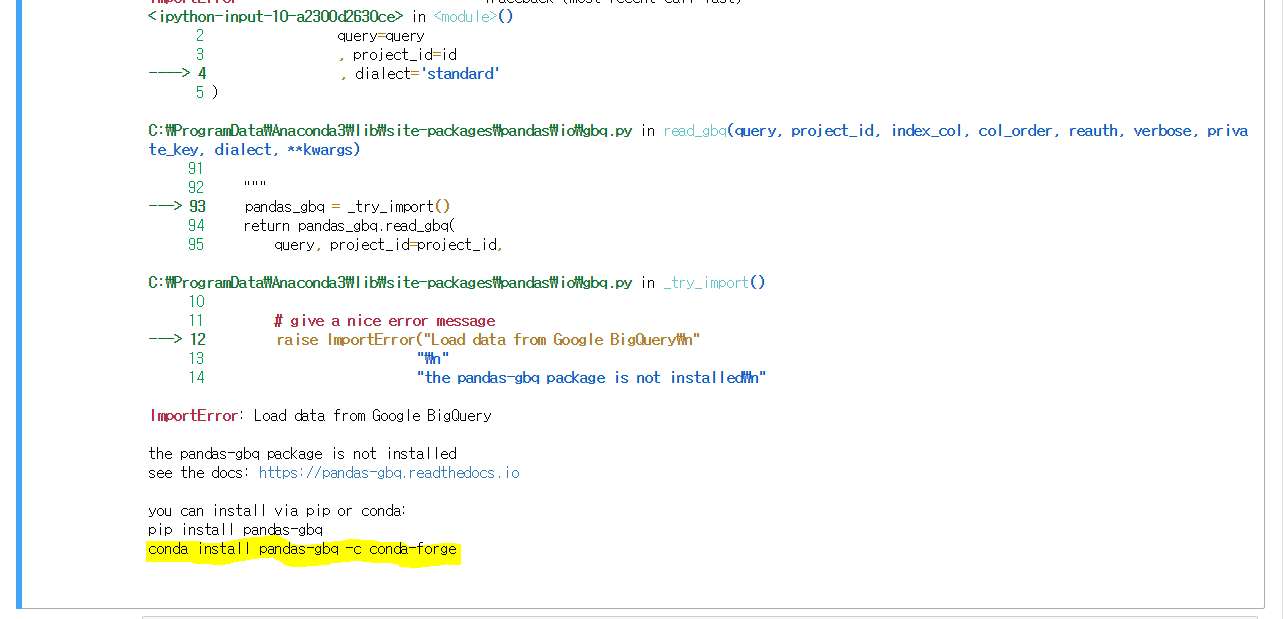
#> input picture Proejct01_Bigquery IO and Drawing Data on Map/img/gbq_error.PNG, 1283 x 619 px
$ jupyter execute --allow-errors 'Extracting Data throughout BigQuery and Plotting Data on Map.ipynb'
#> lines starting #> are read from the running program, lines starting #| are printed output that depends on the picture
[cell 1]
import json
import urllib
# import urllib2
import pandas as pd
import numpy as np

import matplotlib.pyplot as plt
import matplotlib.cm
import matplotlib.image as mpimg
import seaborn as sns

# from mpl_toolkits.basemap import Basemap

from matplotlib.patches import Polygon
from matplotlib.collections import PatchCollection
from matplotlib.colors import Normalize

# _☞ Go to the [bigquery.cloud.google.com/project/rgpkorea-datalake](https://bigquery.cloud.google.com/project/rgpkorea-datalake)_

#> (a cell that did not finish here is left out)

#  1. SQL  - Intro

* SQL stands for Structured Query Language
* SQL Statement:

    __SELECT__  * __FROM__ table_name;

* Example:

  __SELECT__

    res.id AS restaurant_id              (COLUMN NAME)

    , res.name AS restaurant_name        (COLUMN NAME)

    , add.lat AS latitude                (COLUMN NAME)

    , add.lng AS longitude               (COLUMN NAME)

  --   , dis.id AS district_id

  --   , dis.name AS district_name

  --   , city.name AS city_name

  __FROM__ `rgpkorea-datalake.ods_yogyo.restaurant_restaurant` res   __<-- TABLE NAME__

  __LEFT OUTER JOIN__ `rgpkorea-datalake.ods_yogyo.restaurant_restaurantaddress` add on res.address_id = add.id

  LEFT OUTER JOIN `rgpkorea-datalake.ods_yogyo.geo_zipcode` zip on add.zip_code_id = zip.id

  -- LEFT OUTER JOIN `rgpkorea-datalake.ods_yogyo.geo_district_zipcodes` diszip on diszip.zipcode_id = zip.id

  -- LEFT OUTER JOIN `rgpkorea-datalake.ods_yogyo.geo_district` dis on dis.id = diszip.district_id

  LEFT OUTER JOIN `rgpkorea-datalake.ods_yogyo.geo_city` city on zip.city_id = city.id

  __WHERE__ 1=1                             __<-- CONDITION__

    AND res.is_test_restaurant IS FALSE
    AND zip.code <> '000000'
    AND add.lat IS NOT NULL
    AND add.lat <> 0.0

 __ORDER BY__ res.id ASC

__SELECT__

    cart_order.restaurant_id

    , res.latitude AS lat_of_restaurant

    , res.longitude AS lng_of_restaurant

    , COUNT(DISTINCT cart_order.id) AS num_of_orders

__FROM__ `rgpkorea-datalake.ods_yogyo.x_cart_order_by_submitted_20170120` cart_order

__LEFT OUTER JOIN__ `rgpkorea-datalake.dw3.dim_order_resultkey_details_status_ygy` dim_result on cart_order.result_key = dim_result.result_key

LEFT OUTER JOIN `rgpkorea-datalake.ods_yogyo.restaurant_restaurant` dim_restaurant on cart_order.restaurant_id = dim_restaurant.id

LEFT OUTER JOIN `rgpkorea-datalake.ods_yogyo.restaurant_restaurantaddress` add on dim_restaurant.address_id = add.id

__WHERE__ 1=1

    AND dim_result.order_result = 'success'

    AND dim_restaurant.is_test_restaurant IS FALSE

    AND cart_order.created_in_mode!='phone'

    AND city_name LIKE '%서울%'

__GROUP BY__ 1,2,3

__ORDER BY__ 1

#> (a cell that did not finish here is left out)

# 2. SQL쿼리를 통해 BigQuery에서 데이터 가져오기

__pandas.read_gbq()__ [[레퍼런스 문서 바로가기](http://pandas.pydata.org/pandas-docs/stable/generated/pandas.read_gbq.html)]

pandas.read_gbq(query, project_id=None, index_col=None, col_order=None, reauth=False, verbose=True, private_key=None, dialect='legacy', **kwargs)

## - SQL 쿼리 작성하여 넣기

[cell 4]
statement01 = '''
WITH restaurant_location AS (
  SELECT
    res.id AS restaurant_id
    , res.name AS restaurant_name
    , add.lat AS latitude
    , add.lng AS longitude
  --   , dis.id AS district_id
  --   , dis.name AS district_name
    , city.name AS city_name
  FROM `rgpkorea-datalake.ods_yogyo.restaurant_restaurant` res
  LEFT OUTER JOIN `rgpkorea-datalake.ods_yogyo.restaurant_restaurantaddress` add on res.address_id = add.id
  LEFT OUTER JOIN `rgpkorea-datalake.ods_yogyo.geo_zipcode` zip on add.zip_code_id = zip.id
  -- LEFT OUTER JOIN `rgpkorea-datalake.ods_yogyo.geo_district_zipcodes` diszip on diszip.zipcode_id = zip.id
  -- LEFT OUTER JOIN `rgpkorea-datalake.ods_yogyo.geo_district` dis on dis.id = diszip.district_id
  LEFT OUTER JOIN `rgpkorea-datalake.ods_yogyo.geo_city` city on zip.city_id = city.id
  WHERE 1=1
    AND res.is_test_restaurant IS FALSE
    AND zip.code <> '000000'
    AND add.lat IS NOT NULL
    AND add.lat <> 0.0
)

  SELECT
    cart_order.restaurant_id
    , res.latitude AS lat_of_restaurant
    , res.longitude AS lng_of_restaurant
    , COUNT(DISTINCT cart_order.id) AS num_of_orders
  FROM `rgpkorea-datalake.ods_yogyo.x_cart_order_by_submitted_20170120` cart_order
  LEFT OUTER JOIN `rgpkorea-datalake.dw3.dim_order_resultkey_details_status_ygy` dim_result on cart_order.result_key = dim_result.result_key
  LEFT OUTER JOIN `rgpkorea-datalake.ods_yogyo.restaurant_restaurant` dim_restaurant on cart_order.restaurant_id = dim_restaurant.id
  INNER JOIN restaurant_location res ON cart_order.restaurant_id = res.restaurant_id
  WHERE 1=1
    AND dim_result.order_result = 'success'
    AND dim_restaurant.is_test_restaurant IS FALSE
    AND cart_order.created_in_mode!='phone'
    AND city_name LIKE '%서울%'
  GROUP BY 1,2,3
  ORDER BY 1

'''

[cell 5]
statement02 = '''
WITH restaurant_location AS (
  SELECT
    res.id AS restaurant_id
    , res.name AS restaurant_name
    , add.lat AS latitude
    , add.lng AS longitude
  --   , dis.id AS district_id
  --   , dis.name AS district_name
    , city.name AS city_name
  FROM `rgpkorea-datalake.ods_yogyo.restaurant_restaurant` res
  LEFT OUTER JOIN `rgpkorea-datalake.ods_yogyo.restaurant_restaurantaddress` add on res.address_id = add.id
  LEFT OUTER JOIN `rgpkorea-datalake.ods_yogyo.geo_zipcode` zip on add.zip_code_id = zip.id
  -- LEFT OUTER JOIN `rgpkorea-datalake.ods_yogyo.geo_district_zipcodes` diszip on diszip.zipcode_id = zip.id
  -- LEFT OUTER JOIN `rgpkorea-datalake.ods_yogyo.geo_district` dis on dis.id = diszip.district_id
  LEFT OUTER JOIN `rgpkorea-datalake.ods_yogyo.geo_city` city on zip.city_id = city.id
  WHERE 1=1
    AND res.is_test_restaurant IS FALSE
    AND zip.code <> '000000'
    AND add.lat IS NOT NULL
    AND add.lat <> 0.0
)

  SELECT
    cart_order.restaurant_id
    , COUNT(DISTINCT IF(dim_result.order_result = 'failure',cart_order.id,NULL))/COUNT(DISTINCT cart_order.id) AS failure_rate
  FROM `rgpkorea-datalake.ods_yogyo.x_cart_order_by_submitted_20170120` cart_order
  LEFT OUTER JOIN `rgpkorea-datalake.dw3.dim_order_resultkey_details_status_ygy` dim_result on cart_order.result_key = dim_result.result_key
  LEFT OUTER JOIN `rgpkorea-datalake.ods_yogyo.restaurant_restaurant` dim_restaurant on cart_order.restaurant_id = dim_restaurant.id
  INNER JOIN restaurant_location res ON cart_order.restaurant_id = res.restaurant_id
  WHERE 1=1
    AND dim_restaurant.is_test_restaurant IS FALSE
    AND cart_order.created_in_mode!='phone'
    AND city_name LIKE '%서울%'
  GROUP BY 1
  ORDER BY 1
'''

[cell 6]
# SQL 쿼리 넣기
query = '''
WITH delivery_location AS (
  SELECT
    lng.id AS order_id
    , decrypted_lat AS latitude
    , decrypted_lng AS longitude
  FROM `rgpkorea-datascience.dict.crypted_longitudes_20170100` lng
  LEFT OUTER JOIN `rgpkorea-datascience.dict.crypted_latitudes_20170100` lat ON lng.id = lat.id
)
, restaurant_location AS (
  SELECT
    res.id AS restaurant_id
    , res.name AS restaurant_name
    , add.lat AS latitude
    , add.lng AS longitude
  --   , dis.id AS district_id
  --   , dis.name AS district_name
    , city.name AS city_name
  FROM `rgpkorea-datalake.ods_yogyo.restaurant_restaurant` res
  LEFT OUTER JOIN `rgpkorea-datalake.ods_yogyo.restaurant_restaurantaddress` add on res.address_id = add.id
  LEFT OUTER JOIN `rgpkorea-datalake.ods_yogyo.geo_zipcode` zip on add.zip_code_id = zip.id
  -- LEFT OUTER JOIN `rgpkorea-datalake.ods_yogyo.geo_district_zipcodes` diszip on diszip.zipcode_id = zip.id
  -- LEFT OUTER JOIN `rgpkorea-datalake.ods_yogyo.geo_district` dis on dis.id = diszip.district_id
  LEFT OUTER JOIN `rgpkorea-datalake.ods_yogyo.geo_city` city on zip.city_id = city.id
  WHERE 1=1
    AND res.is_test_restaurant IS FALSE
    AND zip.code <> '000000'
    AND add.lat IS NOT NULL
    AND add.lat <> 0.0
)
-- , orders AS (
  SELECT
    cart_order.id AS order_id
    , cart_order.submitted_at
    , cart_order.restaurant_id
    , res.latitude AS lat_of_restaurant
    , res.longitude AS lng_of_restaurant
    , cart_order.district_id
    , del.latitude AS lat_of_delivery
    , del.longitude AS lng_of_delivery
    , dim_result.order_result
  FROM `rgpkorea-datalake.ods_yogyo.x_cart_order_by_submitted_201701*` cart_order
  LEFT OUTER JOIN `rgpkorea-datalake.dw3.dim_order_resultkey_details_status_ygy` dim_result on cart_order.result_key = dim_result.result_key
  LEFT OUTER JOIN `rgpkorea-datalake.ods_yogyo.restaurant_restaurant` dim_restaurant on cart_order.restaurant_id = dim_restaurant.id
  LEFT OUTER JOIN delivery_location del on cart_order.id = del.order_id
  INNER JOIN restaurant_location res ON cart_order.restaurant_id = res.restaurant_id
  WHERE 1=1
    AND cart_order._TABLE_SUFFIX BETWEEN '20' AND '21'
    AND dim_result.order_result = 'success'
    AND dim_restaurant.is_test_restaurant IS FALSE
    AND cart_order.created_in_mode!='phone'
    AND del.latitude IS NOT NULL  -- (25755/144560 = 17%)
    AND city_name LIKE '%서울%'
-- )
'''

## - Project ID 넣기

[cell 7]
id = 'rgpkorea-datalake'

## - read_gbq() 를 통해 데이터 불러오기

#> (a cell that did not finish here is left out)

### __*** 혹시 모를 에러...?__

[cell 9]
gbq_error = mpimg.imread('img/gbq_error.PNG')
#> gbq_error is the input picture: shape (619, 1283, 4) float32; mean R, G, B, A 0.976, 0.981, 0.974, 1
plt.figure(figsize=(40,30))
plt.imshow(gbq_error)
plt.show()

### __인증 코드 넣기 01__

[cell 10]
gbq01 = mpimg.imread('img/bigquery_authentification.PNG')
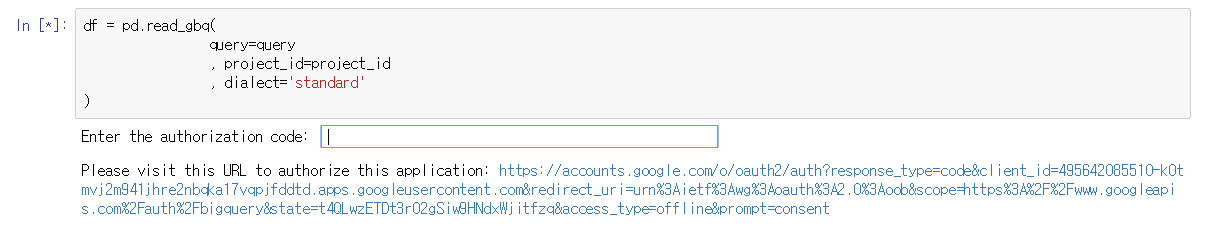
#> input picture Proejct01_Bigquery IO and Drawing Data on Map/img/bigquery_authentification.PNG, 1209 x 227 px
#> gbq01 is the input picture: shape (227, 1209, 4) float32; mean R, G, B, A 0.956, 0.962, 0.969, 1
gbq02 = mpimg.imread('img/bigquery_authentification02.PNG')
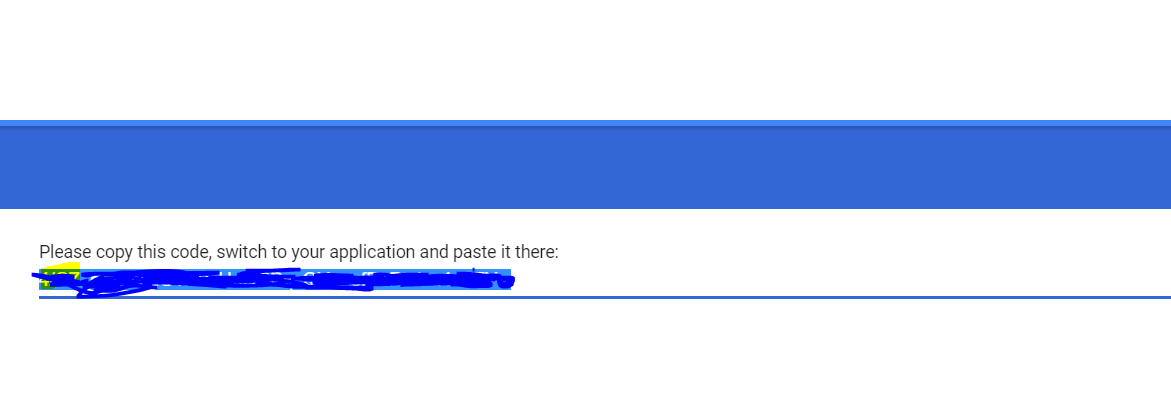
#> input picture Proejct01_Bigquery IO and Drawing Data on Map/img/bigquery_authentification02.PNG, 1171 x 400 px
#> gbq02 is the input picture: shape (400, 1171, 4) float32; mean R, G, B, A 0.794, 0.844, 0.961, 1
plt.figure(figsize=(40,30))
plt.imshow(gbq01)
plt.show()
